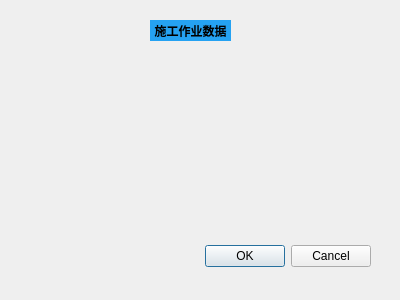
<?xml version="1.0" encoding="UTF-8"?>
<ui version="4.0">
 <class>workdata_yalu</class>
 <widget class="QDialog" name="workdata_yalu">
  <property name="geometry">
   <rect>
    <x>0</x>
    <y>0</y>
    <width>400</width>
    <height>300</height>
   </rect>
  </property>
  <property name="windowTitle">
   <string>Dialog</string>
  </property>
  <widget class="QDialogButtonBox" name="buttonBox">
   <property name="geometry">
    <rect>
     <x>30</x>
     <y>240</y>
     <width>341</width>
     <height>32</height>
    </rect>
   </property>
   <property name="orientation">
    <enum>Qt::Horizontal</enum>
   </property>
   <property name="standardButtons">
    <set>QDialogButtonBox::Cancel|QDialogButtonBox::Ok</set>
   </property>
  </widget>
  <widget class="QLabel" name="label_67">
   <property name="geometry">
    <rect>
     <x>150</x>
     <y>20</y>
     <width>81</width>
     <height>21</height>
    </rect>
   </property>
   <property name="font">
    <font>
     <pointsize>9</pointsize>
     <weight>75</weight>
     <bold>true</bold>
    </font>
   </property>
   <property name="styleSheet">
    <string notr="true">background-color:rgb(37, 162, 242);</string>
   </property>
   <property name="text">
    <string>施工作业数据</string>
   </property>
   <property name="alignment">
    <set>Qt::AlignCenter</set>
   </property>
  </widget>
 </widget>
 <resources/>
 <connections>
  <connection>
   <sender>buttonBox</sender>
   <signal>accepted()</signal>
   <receiver>workdata_yalu</receiver>
   <slot>accept()</slot>
   <hints>
    <hint type="sourcelabel">
     <x>248</x>
     <y>254</y>
    </hint>
    <hint type="destinationlabel">
     <x>157</x>
     <y>274</y>
    </hint>
   </hints>
  </connection>
  <connection>
   <sender>buttonBox</sender>
   <signal>rejected()</signal>
   <receiver>workdata_yalu</receiver>
   <slot>reject()</slot>
   <hints>
    <hint type="sourcelabel">
     <x>316</x>
     <y>260</y>
    </hint>
    <hint type="destinationlabel">
     <x>286</x>
     <y>274</y>
    </hint>
   </hints>
  </connection>
 </connections>
</ui>
